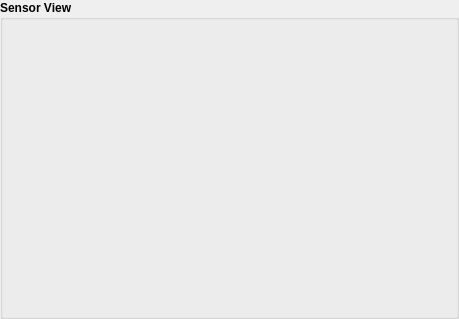
         <widget class="QGroupBox" name="groupBox_4">
          <property name="font">
           <font>
            <bold>true</bold>
           </font>
          </property>
          <property name="title">
           <string>Sensor View</string>
          </property>
          <widget class="QWidget" name="verticalLayoutWidget_2">
           <property name="geometry">
            <rect>
             <x>40</x>
             <y>50</y>
             <width>381</width>
             <height>201</height>
            </rect>
           </property>
           <layout class="QVBoxLayout" name="hl3D">
            <property name="spacing">
             <number>0</number>
            </property>
            <property name="sizeConstraint">
             <enum>QLayout::SizeConstraint::SetNoConstraint</enum>
            </property>
           </layout>
          </widget>
          <widget class="QWidget" name="plotLegendWidget" native="true">
           <property name="geometry">
            <rect>
             <x>10</x>
             <y>260</y>
             <width>440</width>
             <height>50</height>
            </rect>
           </property>
           <property name="sizePolicy">
            <sizepolicy hsizetype="Fixed" vsizetype="Fixed">
             <horstretch>0</horstretch>
             <verstretch>0</verstretch>
            </sizepolicy>
           </property>
           <property name="maximumSize">
            <size>
             <width>440</width>
             <height>50</height>
            </size>
           </property>
           <property name="font">
            <font>
             <bold>false</bold>
            </font>
           </property>
          </widget>
          <widget class="QLabel" name="plotTitleWidget">
           <property name="geometry">
            <rect>
             <x>10</x>
             <y>20</y>
             <width>440</width>
             <height>25</height>
            </rect>
           </property>
           <property name="sizePolicy">
            <sizepolicy hsizetype="Fixed" vsizetype="Fixed">
             <horstretch>0</horstretch>
             <verstretch>0</verstretch>
            </sizepolicy>
           </property>
           <property name="minimumSize">
            <size>
             <width>440</width>
             <height>25</height>
            </size>
           </property>
           <property name="font">
            <font>
             <bold>false</bold>
            </font>
           </property>
           <property name="text">
            <string/>
           </property>
          </widget>
         </widget>
